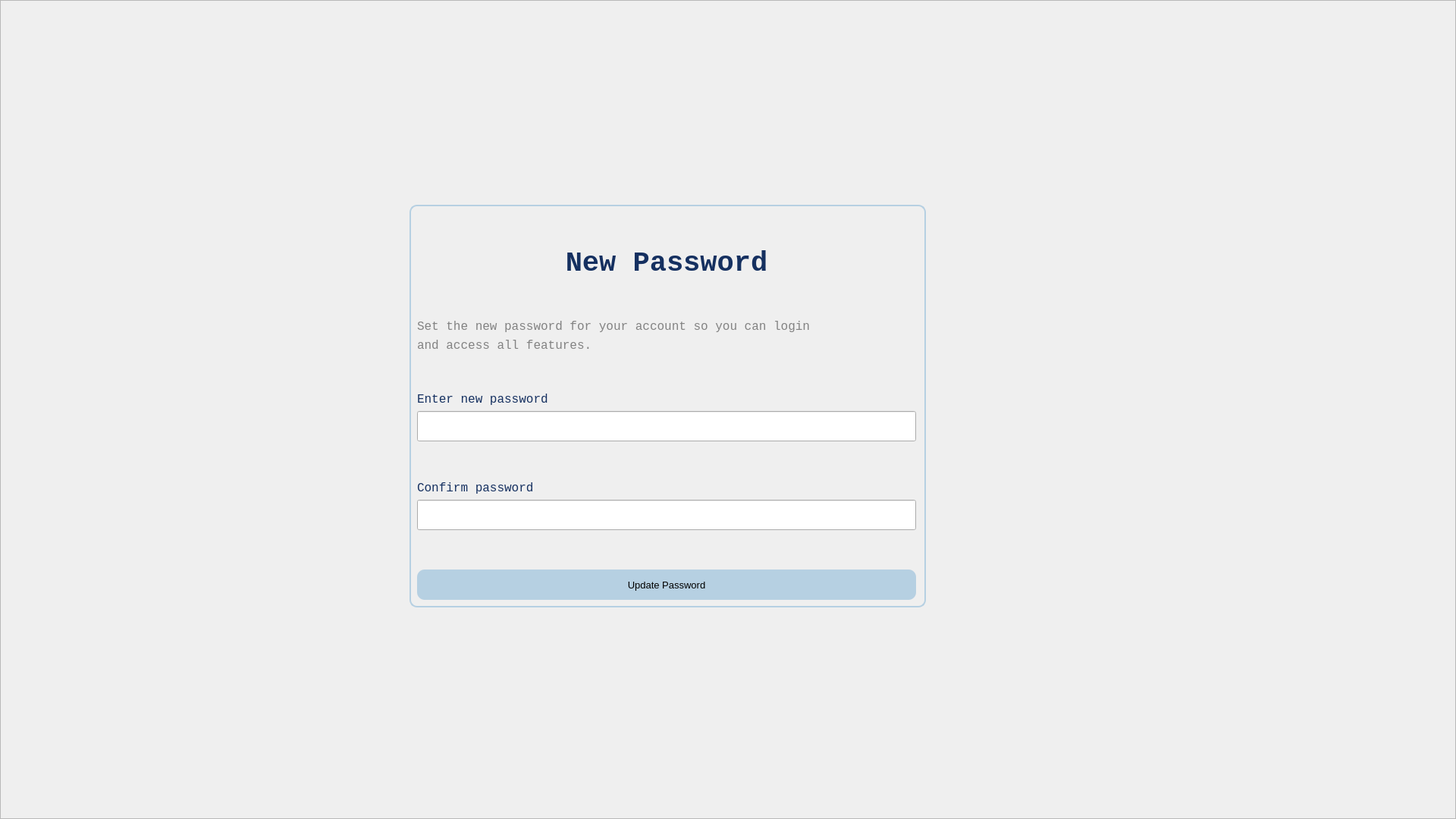
<?xml version="1.0" encoding="UTF-8"?>
<ui version="4.0">
 <class>Form</class>
 <widget class="QWidget" name="Form">
  <property name="geometry">
   <rect>
    <x>0</x>
    <y>0</y>
    <width>1920</width>
    <height>1080</height>
   </rect>
  </property>
  <property name="windowTitle">
   <string>Form</string>
  </property>
  <widget class="QFrame" name="bg">
   <property name="geometry">
    <rect>
     <x>0</x>
     <y>0</y>
     <width>1920</width>
     <height>1080</height>
    </rect>
   </property>
   <property name="minimumSize">
    <size>
     <width>1920</width>
     <height>1080</height>
    </size>
   </property>
   <property name="frameShape">
    <enum>QFrame::StyledPanel</enum>
   </property>
   <property name="frameShadow">
    <enum>QFrame::Raised</enum>
   </property>
   <widget class="QWidget" name="widget_2" native="true">
    <property name="geometry">
     <rect>
      <x>0</x>
      <y>0</y>
      <width>1350</width>
      <height>1080</height>
     </rect>
    </property>
    <property name="minimumSize">
     <size>
      <width>0</width>
      <height>1080</height>
     </size>
    </property>
    <property name="styleSheet">
     <string notr="true">background-color: &quot;white&quot;;</string>
    </property>
    <widget class="QWidget" name="widget" native="true">
     <property name="enabled">
      <bool>true</bool>
     </property>
     <property name="geometry">
      <rect>
       <x>550</x>
       <y>280</y>
       <width>658</width>
       <height>511</height>
      </rect>
     </property>
     <property name="sizePolicy">
      <sizepolicy hsizetype="Expanding" vsizetype="Expanding">
       <horstretch>0</horstretch>
       <verstretch>0</verstretch>
      </sizepolicy>
     </property>
     <property name="styleSheet">
      <string notr="true"/>
     </property>
     <layout class="QVBoxLayout" name="verticalLayout">
      <item>
       <spacer name="verticalSpacer">
        <property name="orientation">
         <enum>Qt::Vertical</enum>
        </property>
        <property name="sizeHint" stdset="0">
         <size>
          <width>638</width>
          <height>44</height>
         </size>
        </property>
       </spacer>
      </item>
      <item>
       <widget class="QLabel" name="New_pw">
        <property name="enabled">
         <bool>true</bool>
        </property>
        <property name="font">
         <font>
          <family>Consolas</family>
          <pointsize>28</pointsize>
          <weight>75</weight>
          <bold>true</bold>
         </font>
        </property>
        <property name="styleSheet">
         <string notr="true">color:rgb(21, 48, 96)</string>
        </property>
        <property name="text">
         <string>New Password</string>
        </property>
        <property name="alignment">
         <set>Qt::AlignHCenter|Qt::AlignTop</set>
        </property>
       </widget>
      </item>
      <item>
       <spacer name="verticalSpacer_3">
        <property name="orientation">
         <enum>Qt::Vertical</enum>
        </property>
        <property name="sizeHint" stdset="0">
         <size>
          <width>640</width>
          <height>44</height>
         </size>
        </property>
       </spacer>
      </item>
      <item>
       <widget class="QLabel" name="label_2">
        <property name="font">
         <font>
          <family>Consolas</family>
          <pointsize>12</pointsize>
         </font>
        </property>
        <property name="styleSheet">
         <string notr="true">color: rgb(130, 130, 130);</string>
        </property>
        <property name="text">
         <string>Set the new password for your account so you can login</string>
        </property>
       </widget>
      </item>
      <item>
       <widget class="QLabel" name="label_5">
        <property name="font">
         <font>
          <family>Consolas</family>
          <pointsize>12</pointsize>
         </font>
        </property>
        <property name="styleSheet">
         <string notr="true">color: rgb(130, 130, 130);</string>
        </property>
        <property name="text">
         <string>and access all features.</string>
        </property>
       </widget>
      </item>
      <item>
       <spacer name="verticalSpacer_4">
        <property name="orientation">
         <enum>Qt::Vertical</enum>
        </property>
        <property name="sizeHint" stdset="0">
         <size>
          <width>14</width>
          <height>43</height>
         </size>
        </property>
       </spacer>
      </item>
      <item>
       <widget class="QLabel" name="label_">
        <property name="font">
         <font>
          <family>Consolas</family>
          <pointsize>12</pointsize>
         </font>
        </property>
        <property name="styleSheet">
         <string notr="true">color: rgb(21, 48, 96);</string>
        </property>
        <property name="text">
         <string>Enter new password</string>
        </property>
       </widget>
      </item>
      <item>
       <widget class="QLineEdit" name="lineEdit">
        <property name="minimumSize">
         <size>
          <width>0</width>
          <height>40</height>
         </size>
        </property>
        <property name="text">
         <string/>
        </property>
       </widget>
      </item>
      <item>
       <spacer name="verticalSpacer_5">
        <property name="orientation">
         <enum>Qt::Vertical</enum>
        </property>
        <property name="sizeHint" stdset="0">
         <size>
          <width>14</width>
          <height>44</height>
         </size>
        </property>
       </spacer>
      </item>
      <item>
       <widget class="QLabel" name="label_1">
        <property name="font">
         <font>
          <family>Consolas</family>
          <pointsize>12</pointsize>
         </font>
        </property>
        <property name="styleSheet">
         <string notr="true">color: rgb(21, 48, 96);</string>
        </property>
        <property name="text">
         <string>Confirm password</string>
        </property>
       </widget>
      </item>
      <item>
       <widget class="QLineEdit" name="lineEdit_2">
        <property name="minimumSize">
         <size>
          <width>0</width>
          <height>40</height>
         </size>
        </property>
        <property name="text">
         <string/>
        </property>
       </widget>
      </item>
      <item>
       <spacer name="verticalSpacer_6">
        <property name="orientation">
         <enum>Qt::Vertical</enum>
        </property>
        <property name="sizeHint" stdset="0">
         <size>
          <width>17</width>
          <height>6</height>
         </size>
        </property>
       </spacer>
      </item>
      <item>
       <widget class="QPushButton" name="updatepw">
        <property name="minimumSize">
         <size>
          <width>0</width>
          <height>40</height>
         </size>
        </property>
        <property name="font">
         <font>
          <pointsize>10</pointsize>
         </font>
        </property>
        <property name="styleSheet">
         <string notr="true">background-color: rgb(182, 208, 226);
border-radius: 10px;
border: none</string>
        </property>
        <property name="text">
         <string>Update Password</string>
        </property>
       </widget>
      </item>
     </layout>
    </widget>
    <widget class="QLabel" name="logo">
     <property name="geometry">
      <rect>
       <x>10</x>
       <y>-50</y>
       <width>281</width>
       <height>261</height>
      </rect>
     </property>
     <property name="text">
      <string/>
     </property>
     <property name="pixmap">
      <pixmap>../Images/call a doctor.png</pixmap>
     </property>
     <property name="scaledContents">
      <bool>true</bool>
     </property>
    </widget>
    <widget class="QLabel" name="label_7">
     <property name="geometry">
      <rect>
       <x>540</x>
       <y>270</y>
       <width>681</width>
       <height>531</height>
      </rect>
     </property>
     <property name="styleSheet">
      <string notr="true">border: 2px solid #B6D0E2;
border-radius: 10px;</string>
     </property>
     <property name="text">
      <string/>
     </property>
    </widget>
    <zorder>logo</zorder>
    <zorder>label_7</zorder>
    <zorder>widget</zorder>
   </widget>
   <widget class="QWidget" name="widget_3" native="true">
    <property name="geometry">
     <rect>
      <x>1348</x>
      <y>0</y>
      <width>579</width>
      <height>1080</height>
     </rect>
    </property>
    <property name="minimumSize">
     <size>
      <width>0</width>
      <height>1080</height>
     </size>
    </property>
    <property name="styleSheet">
     <string notr="true">background-color: &quot;#B6D0E2&quot;;</string>
    </property>
   </widget>
   <zorder>widget_3</zorder>
   <zorder>widget_2</zorder>
  </widget>
 </widget>
 <resources/>
 <connections/>
</ui>
